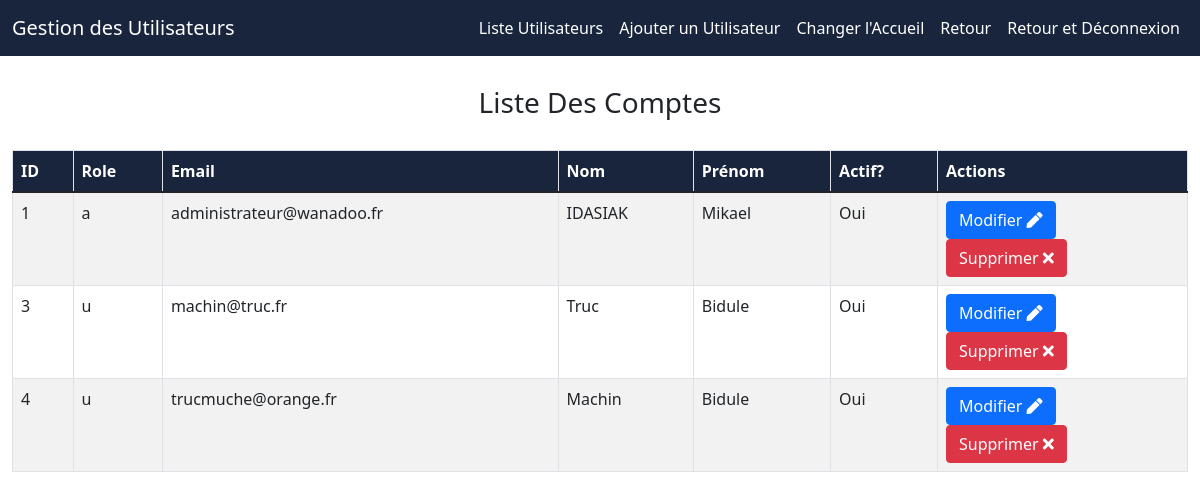
Page /cantine_backoffice/index.php (signed in) on the committed database.
### tables this page shows
CREATE TABLE `utilisateur` (
  `id_user` int(11) NOT NULL,
  `role_user` char(1) NOT NULL,
  `email_user` varchar(180) NOT NULL,
  `password_user` varchar(255) NOT NULL,
  `nom_user` varchar(255) NOT NULL,
  `prenom_user` varchar(255) NOT NULL,
  `active_user` tinyint(1) NOT NULL
);

### cantine_backoffice/index.php (the view, shortened to what this page needs)
<!DOCTYPE html>
<html lang="fr">
    <head>
        <link href="https://cdn.jsdelivr.net/npm/bootstrap@5.1.3/dist/css/bootstrap.min.css" rel="stylesheet">
        <link rel="stylesheet" href="https://use.fontawesome.com/releases/v5.3.1/css/all.css">
        <link rel="stylesheet" href="../css/backoffice.css">
    </head>
    <body>
    <?php require "menu.php" ?>
    <div class="container-fluid">
      <section id="tableau">
        <h3> Liste Des Comptes </h3>
        <table class="table table-striped table-bordered">
          <thead>
            <tr>
              <th>ID</th>
              <th>Role</th>
              <th>Email</th>
              <th>Nom</th>
              <th>Prénom</th>
              <th>Actif?</th>
              <th>Actions</th>
            </tr>
          </thead>
          <tbody>
            <?php
            $pdo = connexion();
            $statement = $pdo->query('SELECT * from utilisateur');
            while($utilisateur = $statement->fetch())
           {
              echo '<tr>';
              echo '<td>' . $utilisateur['id_user'] . '</td>';
              echo '<td>' . $utilisateur['role_user'] . '</td>';
              echo '<td>' . $utilisateur['email_user'] . '</td>';
              echo '<td>' . $utilisateur['nom_user'] . '</td>';
              echo '<td>' . $utilisateur['prenom_user'] . '</td>';
              if ($utilisateur['active_user'] == 1){
                echo '<td> Oui </td>';
              }
              else {
                echo '<td> Non </td>';
              }
              echo '<td width=250>';
              echo '
                <a class="btn btn-primary" href="modifier.php?id=' . $utilisateur['id_user'] . '">Modifier <i class="fas fa-pen"></i></a>
                <a class="btn btn-danger" href="supprimer.php?id=' . $utilisateur['id_user'] . '">Supprimer <i class="fas fa-times"></i></a>';
              echo '</td>';
              echo '</tr>';
            }
            ?>
          </tbody>
        </table>
      </section>
    </div>
  </body>
</html>

### cantine_backoffice/menu.php (shortened to what this page needs)
<nav class="navbar navbar-expand-lg bg-custom">
      <div class="container-fluid">
        <a class="navbar-brand" href="index.php">Gestion des Utilisateurs</a>
        <div class="collapse navbar-collapse" id="myNavbar">
          <ul class="navbar-nav ms-auto">
            <li class="nav-item">
              <a class="nav-link" href="index.php"> Liste Utilisateurs</a>
            </li>
            <li class="nav-item">
              <a class="nav-link" href="ajout.php"> Ajouter un Utilisateur </a>
            </li>
            <li class="nav-item">
              <a class="nav-link" href="update.php?id=1"> Changer l'Accueil</a>
            </li>
            <li class="nav-item">
              <a class="nav-link" href="../index.php"> Retour </a>
            </li>
            <li class="nav-item">
              <form method="post">
                <a class="nav-link" href="../deconnexion.php"> Retour et Déconnexion </a>
              </form>
            </li>
          </ul>
        </div>
      </div>
</nav>

### css/backoffice.css (style rules this page uses)
a { text-decoration: none; color: black; }
h3 { text-align: center; margin-bottom: 5px; }
ul, ol { list-style: none; padding-left: 0px; }
body { margin: 0; }
.bg-custom { background-color: #19253D; }
.navbar-brand { color: white; }
.nav-link { color: white; }
thead { background-color: #19253D; color: white; }
#tableau h3 { margin: 30px auto; }
form { display: flex; flex-direction: column; align-items: center; }

### rows in the picture
utilisateur: id_user "1", role_user "a", email_user "administrateur@wanadoo.fr", nom_user "IDASIAK", prenom_user "Mikael", active_user "Oui"
utilisateur: id_user "3", role_user "u", email_user "machin@truc.fr", nom_user "Truc", prenom_user "Bidule", active_user "Oui"
utilisateur: id_user "4", role_user "u", email_user "trucmuche@orange.fr", nom_user "Machin", prenom_user "Bidule", active_user "Oui"
